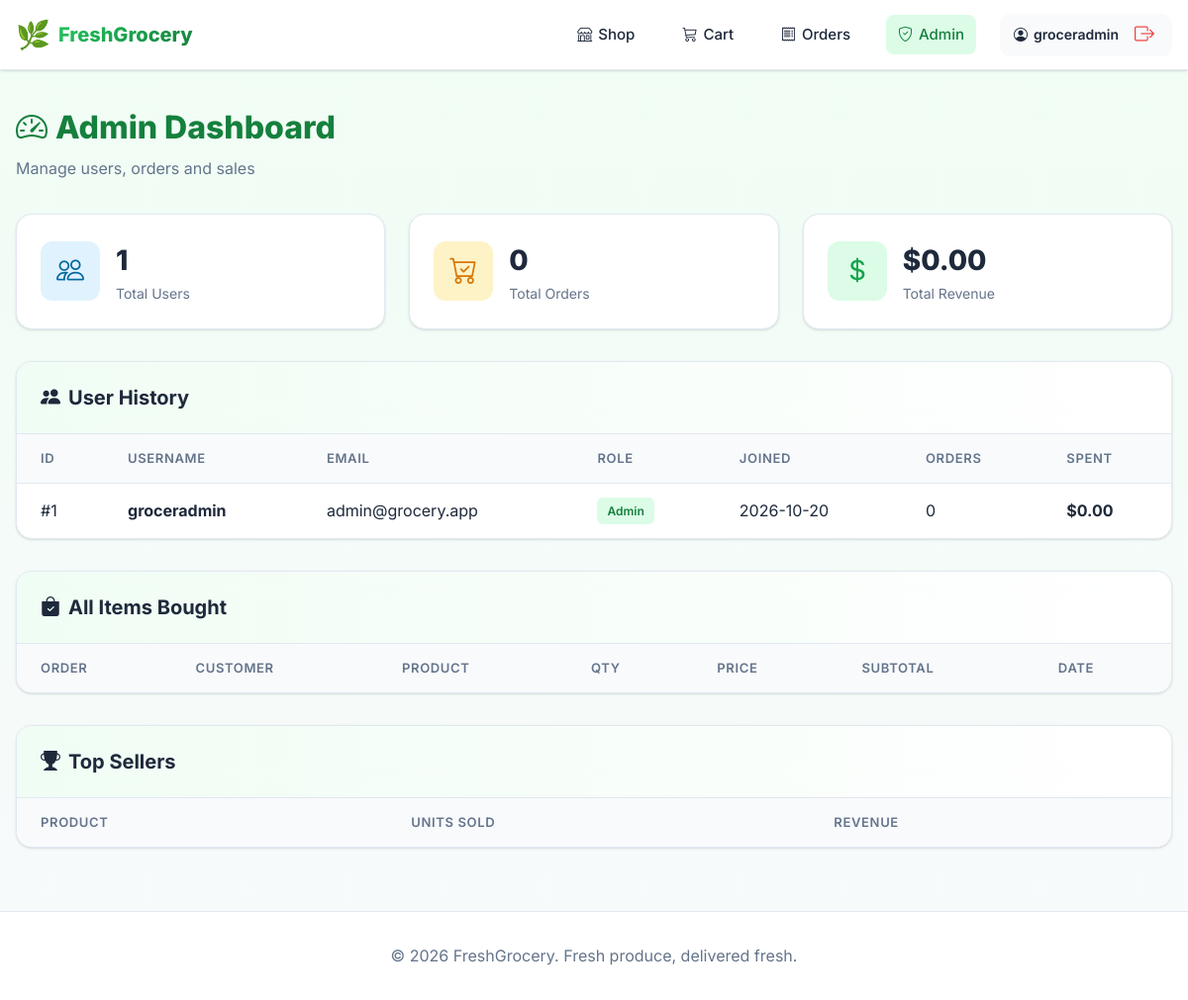
The page /admin (signed in) on the database its author committed.
### tables this page shows
CREATE TABLE users (
                id INTEGER PRIMARY KEY AUTOINCREMENT,
                username TEXT UNIQUE NOT NULL,
                email TEXT UNIQUE NOT NULL,
                password_hash TEXT NOT NULL,
                is_admin INTEGER NOT NULL DEFAULT 0,
                created_at TEXT NOT NULL
            );

### app.py (the view)
@app.route('/admin')
@admin_required
def admin():
    db = get_db()
    users = db.execute("""SELECT u.*,
                        (SELECT COUNT(*) FROM orders o WHERE o.user_id=u.id) as order_count,
                        (SELECT COALESCE(SUM(total),0) FROM orders o WHERE o.user_id=u.id) as spent
                        FROM users u ORDER BY u.id""").fetchall()
    bought = db.execute("""SELECT u.username, p.name, p.emoji, oi.qty, oi.price,
                          (oi.qty*oi.price) as subtotal, o.id as order_id, o.created_at
                          FROM order_items oi
                          JOIN orders o ON o.id=oi.order_id
                          JOIN users u ON u.id=o.user_id
                          JOIN products p ON p.id=oi.product_id
                          ORDER BY o.id DESC""").fetchall()
    best = db.execute("""SELECT p.name, p.emoji, SUM(oi.qty) as sold, SUM(oi.qty*oi.price) as revenue
                        FROM order_items oi JOIN products p ON p.id=oi.product_id
                        GROUP BY p.id ORDER BY sold DESC LIMIT 10""").fetchall()
    stats = db.execute("SELECT (SELECT COUNT(*) FROM users) as users, (SELECT COUNT(*) FROM orders) as orders, (SELECT COALESCE(SUM(total),0) FROM orders) as revenue").fetchone()
    return render_template('admin.html', users=users, bought=bought, bestsellers=best, stats=stats)

### app.py (called while the page is built)
def get_db():
    db = getattr(g, '_database', None)
    if db is None:
        db = g._database = sqlite3.connect(DATABASE)
        db.row_factory = sqlite3.Row
        db.execute("PRAGMA foreign_keys = ON")
        db.execute("PRAGMA journal_mode = WAL")
    return db

def current_user():
    uid = session.get('user_id')
    if not uid:
        return None
    return get_db().execute("SELECT * FROM users WHERE id = ?", (uid,)).fetchone()

def admin_required(f):
    @wraps(f)
    def decorated(*args, **kwargs):
        user = current_user()
        if not user:
            flash("Admin login required", "warning")
            return redirect(url_for('login', next=request.path))
        if not user['is_admin']:
            flash("Access denied - Admin only", "error")
            return redirect(url_for('shop'))
        return f(*args, **kwargs)
    return decorated

def csrf_token():
    token = session.get('_csrf')
    if not token:
        token = secrets.token_urlsafe(32)
        session['_csrf'] = token
    return token

def get_cart():
    return session.get('cart', {})

def cart_count():
    cart = get_cart()
    return sum(cart.values())

@app.context_processor
def inject():
    return {'current_user': current_user(), 'csrf_token': csrf_token, 'cart_count': cart_count()}

### templates/admin.html (shortened to what this page needs)
{% extends "base.html" %}
{% block content %}
<div class="container">
    <div class="admin-header">
        <h1><i class="bi bi-speedometer2"></i> Admin Dashboard</h1>
        <p>Manage users, orders and sales</p>
    </div>
    <div class="stats-grid">
        <div class="stat-card">
            <div class="stat-icon users"><i class="bi bi-people"></i></div>
            <div class="stat-info">
                <h3>{{ stats.users }}</h3>
                <p>Total Users</p>
            </div>
        </div>
        <div class="stat-card">
            <div class="stat-icon orders"><i class="bi bi-cart-check"></i></div>
            <div class="stat-info">
                <h3>{{ stats.orders }}</h3>
                <p>Total Orders</p>
            </div>
        </div>
        <div class="stat-card">
            <div class="stat-icon revenue"><i class="bi bi-currency-dollar"></i></div>
            <div class="stat-info">
                <h3>${{ "%.2f"|format(stats.revenue) }}</h3>
                <p>Total Revenue</p>
            </div>
        </div>
    </div>
    <div class="admin-section">
        <h2><i class="bi bi-people-fill"></i> User History</h2>
        <div class="table-wrapper">
            <table class="admin-table">
                <thead>
                    <tr>
                        <th>ID</th>
                        <th>Username</th>
                        <th>Email</th>
                        <th>Role</th>
                        <th>Joined</th>
                        <th>Orders</th>
                        <th>Spent</th>
                    </tr>
                </thead>
                <tbody>
                    {% for u in users %}
                    <tr>
                        <td>#{{ u.id }}</td>
                        <td><strong>{{ u.username }}</strong></td>
                        <td>{{ u.email }}</td>
                        <td>{% if u.is_admin %}<span class="badge badge-admin">Admin</span>{% else %}<span class="badge">User</span>{% endif %}</td>
                        <td>{{ u.created_at[:10] }}</td>
                        <td>{{ u.order_count }}</td>
                        <td><strong>${{ "%.2f"|format(u.spent) }}</strong></td>
                    </tr>
                    {% endfor %}
                </tbody>
            </table>
        </div>
    </div>
    <div class="admin-section">
        <h2><i class="bi bi-bag-check-fill"></i> All Items Bought</h2>
        <div class="table-wrapper">
            <table class="admin-table">
                <thead>
                    <tr>
                        <th>Order</th>
                        <th>Customer</th>
                        <th>Product</th>
                        <th>Qty</th>
                        <th>Price</th>
                        <th>Subtotal</th>
                        <th>Date</th>
                    </tr>
                </thead>
            </table>
        </div>
    </div>
    <div class="admin-section">
        <h2><i class="bi bi-trophy-fill"></i> Top Sellers</h2>
        <div class="table-wrapper">
            <table class="admin-table">
                <thead>
                    <tr>
                        <th>Product</th>
                        <th>Units Sold</th>
                        <th>Revenue</th>
                    </tr>
                </thead>
            </table>
        </div>
    </div>
</div>
{% endblock %}

### templates/base.html (shortened to what this page needs)
<!DOCTYPE html>
<html lang="en">
<head>
    <link rel="stylesheet" href="https://cdn.jsdelivr.net/npm/bootstrap-icons@1.11.3/font/bootstrap-icons.min.css">
    <link rel="stylesheet" href="{{ url_for('static', filename='style.css') }}">
</head>
<body>
    <nav class="navbar">
        <div class="nav-container">
            <a class="nav-brand" href="{{ url_for('index') }}">
                <span class="brand-icon">🌿</span>
                <span class="brand-text">FreshGrocery</span>
            </a>
            <div class="nav-menu" id="navMenu">
                {% if current_user %}
                    <a href="{{ url_for('shop') }}" class="nav-link"><i class="bi bi-shop"></i> Shop</a>
                    <a href="{{ url_for('cart') }}" class="nav-link nav-cart">
                        <i class="bi bi-cart3"></i> Cart
                    </a>
                    <a href="{{ url_for('history') }}" class="nav-link"><i class="bi bi-receipt"></i> Orders</a>
                    {% if current_user.is_admin %}
                        <a href="{{ url_for('admin') }}" class="nav-link nav-admin"><i class="bi bi-shield-check"></i> Admin</a>
                    {% endif %}
                    <div class="nav-user">
                        <span class="user-name"><i class="bi bi-person-circle"></i> {{ current_user.username }}</span>
                        <form action="{{ url_for('logout') }}" method="post" style="display:inline">
                            <button class="btn-logout" type="submit"><i class="bi bi-box-arrow-right"></i></button>
                        </form>
                    </div>
                {% else %}
                    <a href="{{ url_for('login') }}" class="nav-link">Login</a>
                    <a href="{{ url_for('register') }}" class="nav-btn">Sign Up</a>
                {% endif %}
            </div>
        </div>
    </nav>
    <main class="main-content">
        {% block content %}{% endblock %}
    </main>
    <footer class="footer">
        <div class="container">
            <p>&copy; 2026 FreshGrocery. Fresh produce, delivered fresh.</p>
        </div>
    </footer>
</body>
</html>

### rows shown on the page
users: username "groceradmin", id "1", email "admin@grocery.app", is_admin "Admin", created_at "2026-10-20", order_count "0", spent "0.00"

### other values the page prints
{{ stats.users }} "1"
{{ stats.orders }} "0"
{{ "%.2f"|format(stats.revenue) }} "0.00"
